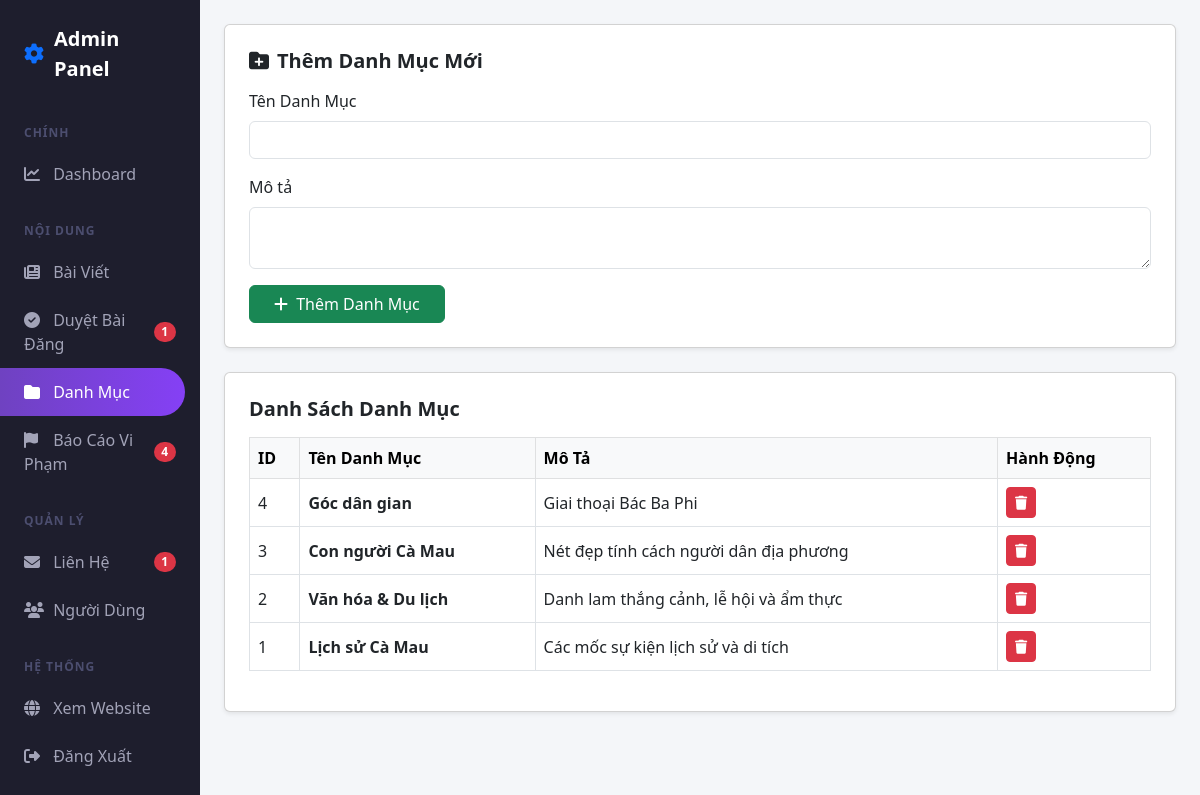
The app's page /admin/categories.php with its own data.
### tables this page shows
CREATE TABLE `categories` (
  `id` int(11) NOT NULL,
  `category_name` varchar(100) NOT NULL,
  `description` text DEFAULT NULL
);

### admin/categories.php (the view, shortened to what this page needs)
<?php
require_once '../config/db.php';
$categories = $conn->query("SELECT * FROM categories ORDER BY id DESC")->fetchAll(PDO::FETCH_ASSOC);
require_once 'admin_layout.php';
?>
<div class="card p-4 shadow-sm mb-4">
    <h5 class="mb-3 fw-bold"><i class="fa-solid fa-folder-plus me-2"></i>Thêm Danh Mục Mới</h5>
    <form method="POST">
        <div class="mb-3">
            <label class="form-label">Tên Danh Mục</label>
            <input type="text" name="category_name" class="form-control" required>
        </div>
        <div class="mb-3">
            <label class="form-label">Mô tả</label>
            <textarea name="description" class="form-control" rows="2"></textarea>
        </div>
        <button type="submit" name="add_category" class="btn btn-success px-4">
            <i class="fa-solid fa-plus me-1"></i> Thêm Danh Mục
        </button>
    </form>
</div>
<div class="card p-4 shadow-sm">
    <h5 class="mb-3 fw-bold">Danh Sách Danh Mục</h5>
    <div class="table-responsive">
        <table class="table table-bordered table-hover align-middle">
            <thead class="table-light">
                <tr>
                    <th>ID</th>
                    <th>Tên Danh Mục</th>
                    <th>Mô Tả</th>
                    <th>Hành Động</th>
                </tr>
            </thead>
            <tbody>
                <?php foreach ($categories as $cat): ?>
                <tr>
                    <td><?= $cat['id'] ?></td>
                    <td><strong><?= htmlspecialchars($cat['category_name']) ?></strong></td>
                    <td><?= htmlspecialchars($cat['description']) ?></td>
                    <td>
                        <a href="categories.php?delete=<?= $cat['id'] ?>" class="btn btn-danger btn-sm" onclick="return confirm('Bạn có chắc muốn xóa không?');">
                            <i class="fa-solid fa-trash"></i>
                        </a>
                    </td>
                </tr>
                <?php endforeach; ?>
            </tbody>
        </table>
    </div>
</div>
<?php require_once 'admin_footer.php'; ?>

### admin/admin_layout.php (style rules this page uses)
body { background-color: #f4f6f9; font-family: 'Segoe UI', Tahoma, Geneva, Verdana, sans-serif; }

### records on screen
categories: id "4", category_name "Góc dân gian", description "Giai thoại Bác Ba Phi"
categories: id "3", category_name "Con người Cà Mau", description "Nét đẹp tính cách người dân địa phương"
categories: id "2", category_name "Văn hóa & Du lịch", description "Danh lam thắng cảnh, lễ hội và ẩm thực"
categories: id "1", category_name "Lịch sử Cà Mau", description "Các mốc sự kiện lịch sử và di tích"

### other values on screen
$total_pending_articles "1"
$total_reports "4"
$total_contacts "1"
